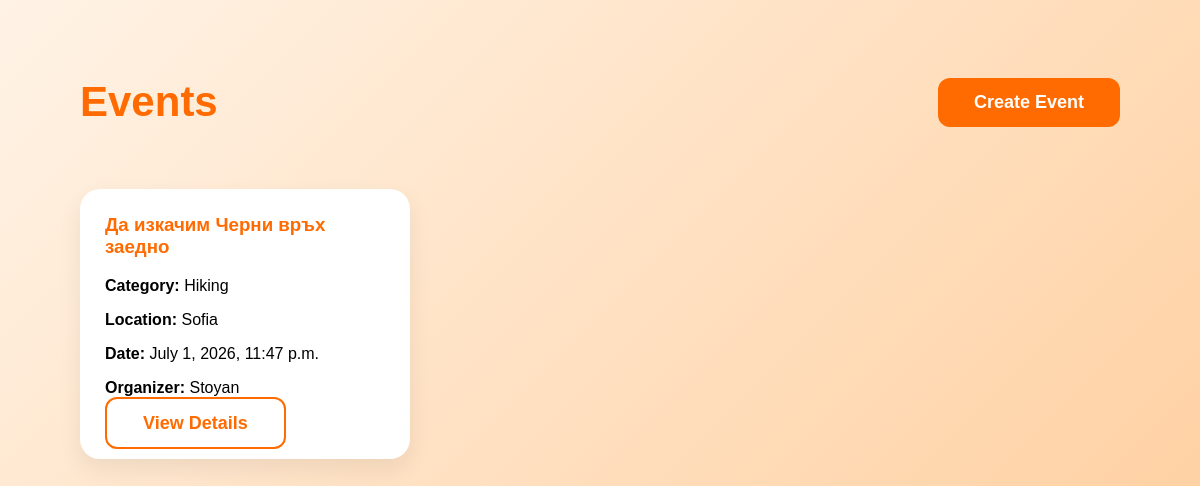
/events/, run on an earlier commit of the app's database.
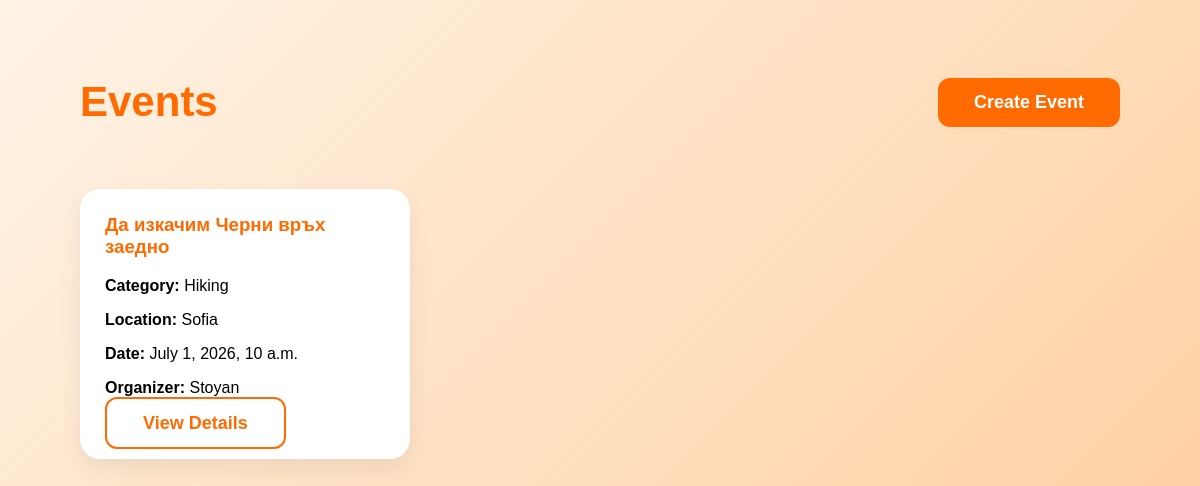
And on a later commit of the database.
### events/models.py (models this page shows, shortened)
class Event(models.Model):
    CATEGORY_CHOICES = [
        ("sport", "Sport"),
        ("party", "Party"),
        ("festival", "Festival"),
        ("hiking", "Hiking"),
        ("cinema", "Cinema"),
        ("concert", "Concert"),
        ("games", "Board Games"),
        ("other", "Other"),
    ]
    organizer = models.ForeignKey(
        User,
        on_delete=models.CASCADE,
        related_name="created_events"
    )
    title = models.CharField(max_length=100)
    description = models.TextField()
    category = models.CharField(
        max_length=50,
        choices=CATEGORY_CHOICES
    )
    location = models.CharField(max_length=150)
    date_time = models.DateTimeField()
    max_participants = models.PositiveIntegerField()
    is_adults_only = models.BooleanField(default=False)
    created_at = models.DateTimeField(auto_now_add=True)

### events/views.py (the view)
# urls.py: path("", views.events_list_view, name="events_list"),
def events_list_view(request):
    events = Event.objects.all().order_by("-created_at")
    return render(request, "events/events_list.html", {
        "events": events
    })

### events/templates/events/events_list.html
{% extends "base.html" %}
{% block content %}
<div class="page-container">
    <div class="page-header">
        <h1>Events</h1>
        <a href="/events/create/" class="btn btn-primary">Create Event</a>
    </div>
    <div class="event-grid">
        {% for event in events %}
            <div class="event-card">
                <h3>{{ event.title }}</h3>
                <p><strong>Category:</strong> {{ event.get_category_display }}</p>
                <p><strong>Location:</strong> {{ event.location }}</p>
                <p><strong>Date:</strong> {{ event.date_time }}</p>
                <p><strong>Organizer:</strong> {{ event.organizer.username }}</p>
                <a href="/events/{{ event.id }}/" class="btn btn-outline">
                    View Details
                </a>
            </div>
        {% empty %}
            <div class="event-card">
                <h3>No events yet</h3>
                <p>Create the first event in EventMate.</p>
            </div>
        {% endfor %}
    </div>
</div>
{% endblock %}

What changed in the data, as far as the page shows it:
changed Event "Да изкачим Черни връх заедно": date_time "July 1, 2026, 11:47 p.m." → "July 1, 2026, 10 a.m."
